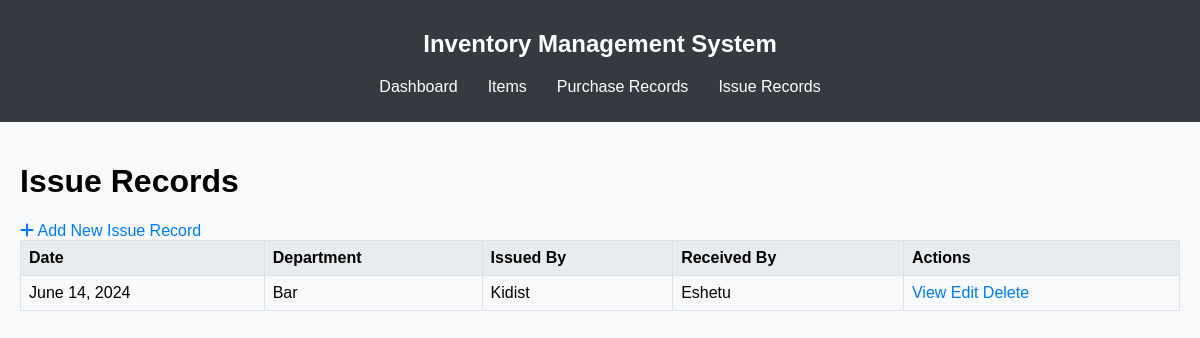
/issue-records/, run on an earlier commit of the app's database.
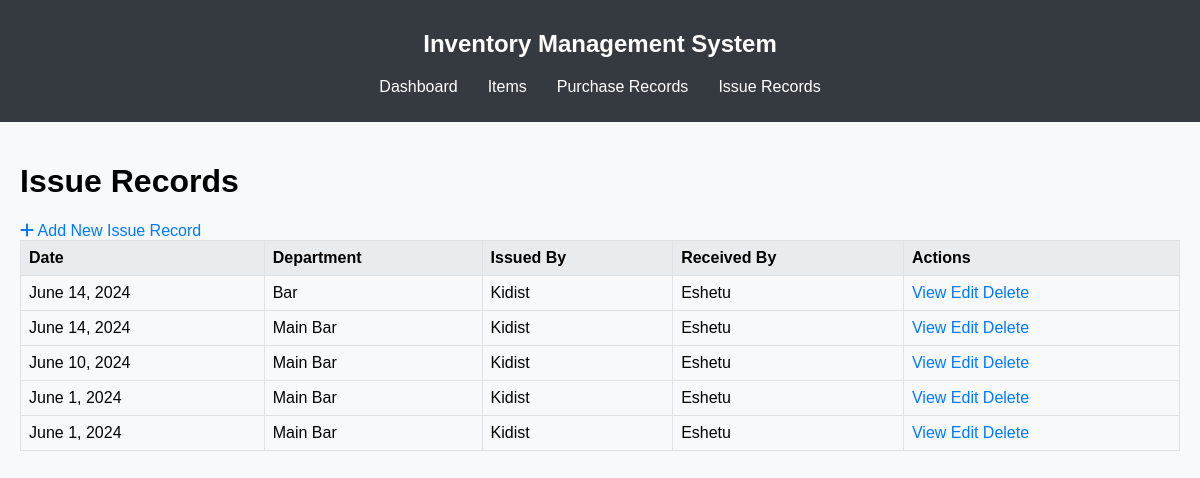
And on a later commit of the database.
### store/models.py (models this page shows, shortened)
class IssueRecord(models.Model):
    date = models.DateField(default=timezone.now)
    department = models.CharField(max_length=255)
    issued_by = models.CharField(max_length=255)
    received_by = models.CharField(max_length=255)

### store/views.py (the view)
# urls.py: path('issue-records/', views.issue_record_list, name='issue_record_list'),
def issue_record_list(request):
    issue_records = IssueRecord.objects.all()
    return render(request, 'store/issue_record_list.html', {'issue_records': issue_records})

### store/templates/store/issue_record_list.html (shortened to what this page needs)
{% extends 'base.html' %}
{% block content %}
<h1>Issue Records</h1>
<a href="{% url 'issue_record_create' %}" class="btn btn-primary"><i class="fas fa-plus"></i> Add New Issue Record</a>
<table class="table mt-3">
    <thead>
        <tr>
            <th>Date</th>
            <th>Department</th>
            <th>Issued By</th>
            <th>Received By</th>
            <th>Actions</th>
        </tr>
    </thead>
    <tbody>
        {% for record in issue_records %}
        <tr>
            <td>{{ record.date }}</td>
            <td>{{ record.department }}</td>
            <td>{{ record.issued_by }}</td>
            <td>{{ record.received_by }}</td>
            <td>
                <a href="{% url 'issue_record_detail' record.pk %}" class="btn btn-info btn-sm mr-1">View</a>
                <a href="{% url 'issue_record_edit' record.pk %}" class="btn btn-warning btn-sm mr-1">Edit</a>
                <a href="{% url 'issue_record_delete' record.pk %}" class="btn btn-danger btn-sm">Delete</a>
            </td>
        </tr>
        {% endfor %}
    </tbody>
</table>
{% endblock %}

What changed in the data, as far as the page shows it:
added IssueRecord: date "June 14, 2024", department "Main Bar", issued_by "Kidist", received_by "Eshetu"
added IssueRecord: date "June 10, 2024", department "Main Bar", issued_by "Kidist", received_by "Eshetu"
added IssueRecord: date "June 1, 2024", department "Main Bar", issued_by "Kidist", received_by "Eshetu"
added IssueRecord: date "June 1, 2024", department "Main Bar", issued_by "Kidist", received_by "Eshetu"
